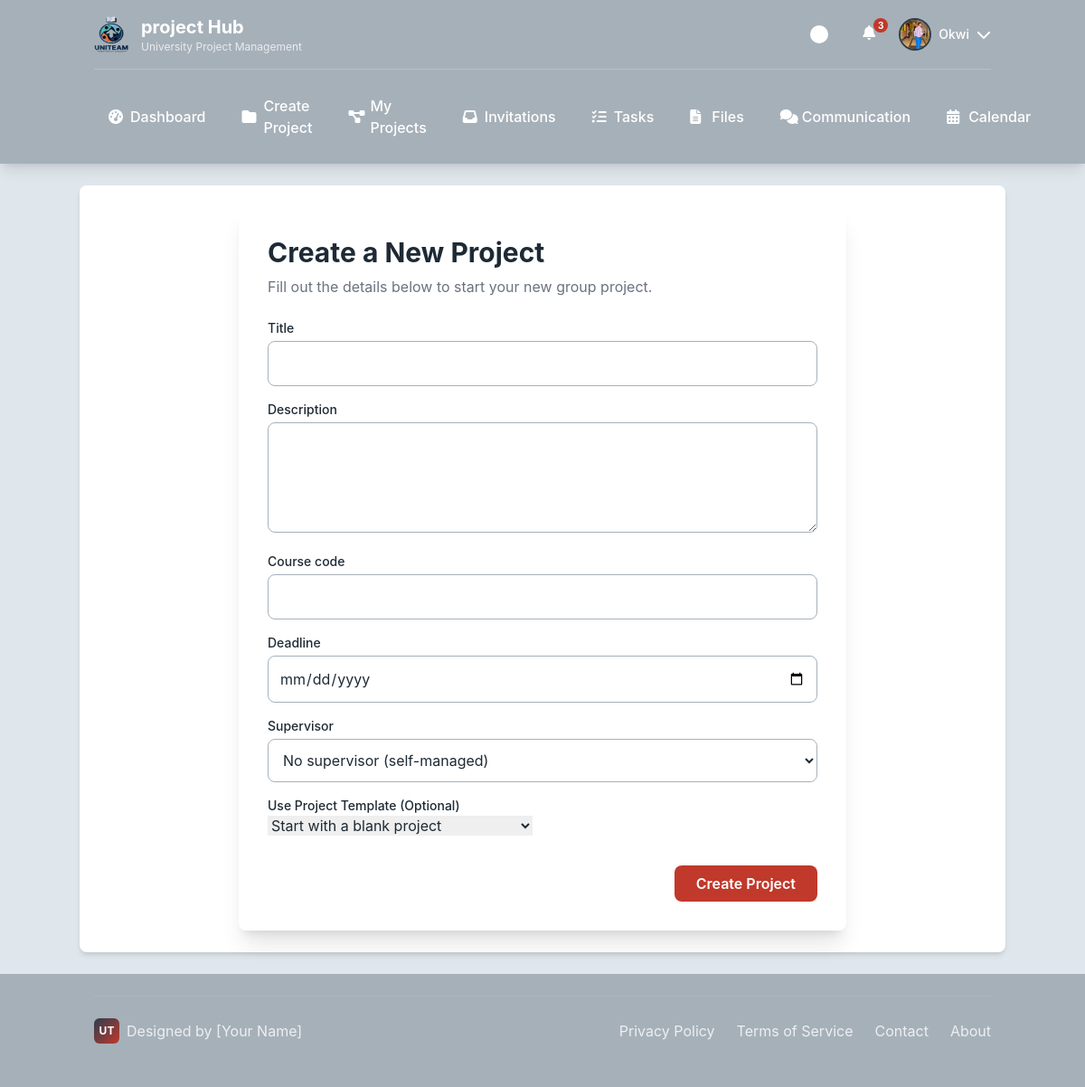
The app's page /projects/create/ (signed in) with its own data.
### users/models.py (models this page shows)
class CustomUser(AbstractUser):
    class Role(models.TextChoices):
        ADMIN = "ADMIN", "Admin"
        LECTURER = "LECTURER", "Lecturer"
        STUDENT = "STUDENT", "Student"
    role = models.CharField(max_length=50, choices=Role.choices)
    avatar = models.ImageField(upload_to='avatars/', null=True, blank=True)
    is_approved = models.BooleanField(default=True)
    phone_number = models.CharField(max_length=20, blank=True)
    def get_full_name(self):
        return f"{self.first_name} {self.last_name}"

### projects/views.py (the view)
# urls.py: path('create/', views.create_project_view, name='create_project'),
@login_required
def create_project_view(request):
    if request.method == 'POST':
        form = ProjectCreationForm(request.POST)
        if form.is_valid():
            project = form.save(commit=False)
            template = form.cleaned_data.get('template')
            if template:
                project.template_used = template
            project.save()
            team = Team.objects.create(project=project)
            TeamMembership.objects.create(user=request.user, team=team, role=Team.Role.LEADER)
            if template:
                for mt in template.milestone_templates.all():
                    Milestone.objects.create(
                        project=project,
                        title=mt.title,
                        description=mt.description,
                        due_date=project.deadline
                    )
            messages.success(request, f"Project '{project.title}' created successfully!")
            return redirect(project.get_absolute_url())
    else:
        form = ProjectCreationForm()
        course_code = request.GET.get('course_code')
        if course_code:
            form.fields['template'].queryset = ProjectTemplate.objects.filter(course_code__iexact=course_code)
    return render(request, 'projects/create_project.html', {'form': form})

### projects/forms.py
class ProjectCreationForm(forms.ModelForm):
    template = forms.ModelChoiceField(
    queryset=ProjectTemplate.objects.all(),
    required=False,
    label="Use Project Template (Optional)",
    empty_label="Start with a blank project"
    )
    class Meta:
        model = Project
        fields = ['title', 'description', 'course_code', 'deadline', 'supervisor','template']
        widgets = {
            'title': forms.TextInput(attrs={'class': 'input-field'}),
            'description': forms.Textarea(attrs={'class': 'input-field', 'rows': 4}),
            'course_code': forms.TextInput(attrs={'class': 'input-field'}),
            'deadline': forms.DateInput(attrs={'class': 'input-field', 'type': 'date'}),
            'supervisor': forms.Select(attrs={'class': 'input-field'}),
        }
    def __init__(self, *args, **kwargs):
        super().__init__(*args, **kwargs)
        self.fields['supervisor'].queryset = CustomUser.objects.filter(role=CustomUser.Role.LECTURER)
        self.fields['supervisor'].label_from_instance = lambda obj: obj.get_full_name()
        self.fields['supervisor'].empty_label = "No supervisor (self-managed)"

### projects/models.py (called while the page is built)
    def __str__(self):
        return f"{self.title} ({self.course_code})"

### templates/projects/create_project.html (shortened to what this page needs)
{% extends "base/base_student.html" %}
{% load static %}
{% block content %}
<div class="surface shadow-xl rounded-lg p-6 md:p-8 max-w-2xl mx-auto">
    <h1 class="text-3xl font-bold mb-2">Create a New Project</h1>
    <p class="text-gray-500 mb-6">Fill out the details below to start your new group project.</p>
    <form method="POST">
        <div class="space-y-4">
            {% for field in form %}
            <div>
                <label for="{{ field.id_for_label }}" class="block text-sm font-medium">{{ field.label }}</label>
                {{ field }}
            </div>
            {% endfor %}
            <div class="pt-4 flex justify-end">
                <button type="submit" class="btn btn-primary text-white font-semibold py-2 px-6 rounded-lg">
                    Create Project
                </button>
            </div>
        </div>
    </form>
</div>
{% endblock %}

### templates/base/base_student.html (shortened to what this page needs)
<!DOCTYPE html>
{% load static %}
<html lang="en">
<head>
    <script src="https://cdn.tailwindcss.com"></script>
    <link rel="stylesheet" href="https://cdnjs.cloudflare.com/ajax/libs/font-awesome/6.4.0/css/all.min.css">
    <link rel="stylesheet" href="{% static 'css/student_base.css' %}">
</head>
<body class="min-h-screen flex flex-col">
    <header class="header-bg text-white shadow-lg">
        <div class="container mx-auto px-4 py-4">
            <div class="flex justify-between items-center">
                <div class="logo-container">
                    <img src="{% static 'images/logo/uniteam_logo (1).png'%}" alt="UniTeam Logo" class="w-10 h-10 rounded-lg" onerror="this.style.display='none'; this.nextElementSibling.style.display='flex';">
                    <div>
                        <h1 class="text-xl font-bold">project Hub</h1>
                        <p class="text-xs opacity-75">University Project Management</p>
                    </div>
                </div>
                <div class="flex items-center space-x-4">
                    <div class="theme-toggle" id="themeToggle" title="Toggle Theme"></div>
                    {% if user.is_authenticated %}
                        <div class="relative cursor-pointer" id="notificationButton" title="Notifications">
                            <i class="fa-solid fa-bell w-6 h-6 text-white hover:text-accent-1 transition-colors"></i>
                            <span class="notification-badge">3</span>
                        </div>
                        <div class="profile-dropdown">
                            <div class="flex items-center gap-2 cursor-pointer" id="profileButton">
                                {% if user.avatar %}
                                    <img src="{{ user.avatar.url }}" alt="{{ user.username }}'s Avatar" class="profile-avatar object-cover">
                                {% else %}
                                    <div class="profile-avatar bg-accent-1 flex items-center justify-center text-white font-bold">
                                        {{ user.first_name.0|default:user.username.0|upper }}
                                    </div>
                                {% endif %}
                                <span class="hidden md:block text-sm font-medium">{{ user.first_name|default:user.username }}</span>
                                <i class="fa-solid fa-chevron-down w-4 h-4 transition-transform" id="profileArrow"></i>
                            </div>
                        </div>
                    {% else %}
                        <div class="flex items-center space-x-3">
                            <a href="#" class="btn btn-secondary">LOGIN</a>
                            <a href="#" class="btn btn-primary">REGISTER</a>
                        </div>
                    {% endif %}
                </div>
            </div>
            {% if user.is_authenticated %}
            <nav class="hidden md:block mt-4 pt-4 border-t border-white border-opacity-20">
                <div class="flex space-x-2">
                    <a href="{% url 'student_dashboard' %}" class="nav-link {% if request.resolver_match.url_name == 'dashboard' %}active{% endif %}">
                        <i class="fa-solid fa-gauge-high w-4 h-4"></i>
                        Dashboard
                    </a>
                    <a href="{% url 'create_project' %}" class="nav-link {% if request.resolver_match.url_name == 'projects' %}active{% endif %}">
                        <i class="fa-solid fa-folder w-4 h-4"></i>
                        Create Project
                    </a>
                    <a href="{% url 'my_projects' %}" class="nav-link {% if request.resolver_match.url_name == 'projects' %}active{% endif %}">
                        <i class="fa-solid fa-diagram-project w-4 h-4"></i>
                        My Projects
                    </a>
                    <a href="{% url 'view_invitations' %}" class="nav-link {% if request.resolver_match.url_name == 'invitations' %}active{% endif %}">
                        <i class="fa-solid fa-inbox w-4 h-4"></i>
                        Invitations
                    </a>
                    <a href="" class="nav-link {% if request.resolver_match.url_name == 'tasks' %}active{% endif %}">
                        <i class="fa-solid fa-list-check w-4 h-4"></i>
                        Tasks
                    </a>
                    <a href="#" class="nav-link {% if request.resolver_match.url_name == 'files' %}active{% endif %}">
                        <i class="fa-solid fa-file-lines w-4 h-4"></i>
                        Files
                    </a>
                    <a href="#" class="nav-link {% if request.resolver_match.url_name == 'communication' %}active{% endif %}">
                        <i class="fa-solid fa-comments w-4 h-4"></i>
                        Communication
                    </a>
                    <a href="#" class="nav-link {% if request.resolver_match.url_name == 'calendar' %}active{% endif %}">
                        <i class="fa-solid fa-calendar-days w-4 h-4"></i>
                        Calendar
                    </a>
                </div>
            </nav>
            {% endif %}
        </div>
    </header>
    <main class="flex-grow container mx-auto px-4 py-6 surface shadow-md my-6 rounded-lg">
        {% block content %}{% endblock %}
    </main>
    {% if user.is_authenticated %}
    <footer class="footer-bg text-white py-6 mt-auto">
        <div class="container mx-auto px-4">
            <div class="footer-content">
                <div class="personal-branding">
                    <div class="personal-logo">UT</div>
                    <span>Designed by [Your Name]</span>
                </div>
                <div class="footer-links">
                    <a href="#">Privacy Policy</a>
                    <a href="#">Terms of Service</a>
                    <a href="#">Contact</a>
                    <a href="#">About</a>
                </div>
            </div>
        </div>
    </footer>
    {% endif %}
</body>
</html>

### static/css/student_base.css (style rules this page uses)
:root { --light-gray: #DFE6EC; --dark-gray: #A6B0B9; --accent-1: #C0392B; --accent-2: #2C3E50; --text-dark: #1E2A35; --background: var(--light-gray); --surface: #ffffff; --header-bg: var(--dark-gray); --footer-bg: var(--dark-gray); }
body { background-color: var(--background); color: var(--text-dark); transition: all 0.3s ease; font-family: 'Inter', system-ui, -apple-system, sans-serif; }
.header-bg { background-color: var(--header-bg); }
.footer-bg { background-color: var(--footer-bg); }
.surface { background-color: var(--surface); }
.logo-container { display: flex; align-items: center; gap: 12px; }
.nav-link { position: relative; padding: 12px 16px; border-radius: 6px; transition: all 0.2s ease; font-weight: 500; display: flex; align-items: center; gap: 8px; }
.profile-dropdown { position: relative; }
.profile-avatar { width: 36px; height: 36px; border-radius: 50%; border: 2px solid var(--accent-2); cursor: pointer; transition: all 0.2s ease; }
.btn { display: inline-flex; align-items: center; gap: 6px; padding: 10px 20px; border-radius: 6px; font-weight: 500; text-decoration: none; transition: all 0.2s ease; cursor: pointer; border: none; }
.btn-primary { background-color: var(--accent-1); color: white; }
.theme-toggle { width: 44px; height: 24px; background-color: var(--dark-gray); border-radius: 12px; position: relative; cursor: pointer; transition: background-color 0.3s ease; }
.theme-toggle::before { content: ''; position: absolute; top: 2px; left: 2px; width: 20px; height: 20px; background-color: white; border-radius: 50%; transition: transform 0.3s ease; }
.footer-content { display: flex; justify-content: space-between; align-items: center; padding: 24px 0; border-top: 1px solid rgba(255,255,255,0.1); }
.footer-links { display: flex; gap: 24px; }
.footer-links a { color: rgba(255,255,255,0.8); text-decoration: none; transition: color 0.2s ease; }
.personal-branding { display: flex; align-items: center; gap: 8px; color: rgba(255,255,255,0.8); }
.personal-logo { width: 28px; height: 28px; background: linear-gradient(135deg, var(--accent-2), var(--accent-1)); border-radius: 6px; display: flex; align-items: center; justify-content: center; color: white; font-weight: bold; font-size: 12px; }
.notification-badge { position: absolute; top: -4px; right: -4px; background-color: var(--accent-1); color: white; font-size: 10px; font-weight: bold; border-radius: 10px; min-width: 16px; height: 16px; display: flex; align-items: center; justify-content: center; padding: 0 4px; }

### templates/projects/create_project.html (style rules this page uses)
.input-field { background-color: var(--input-bg); border: 1px solid var(--dark-gray); color: var(--text-dark); transition: all 0.3s ease; width: 100%; padding: 0.75rem; border-radius: 0.5rem; margin-top: 0.25rem; }

### records on screen
CustomUser: avatar (picture), first_name "Okwi"

### other values on screen
{{ field.label }} "Title" "Description" "Course code" "Deadline" "Supervisor" "Use Project Template (Optional)"
